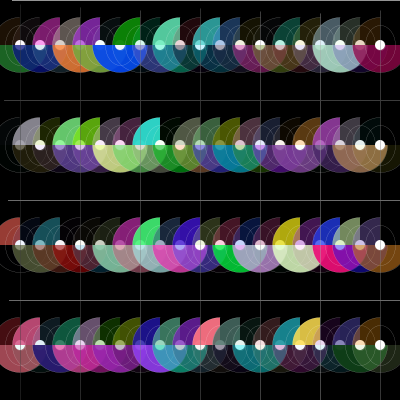
Frame 1 (no input)
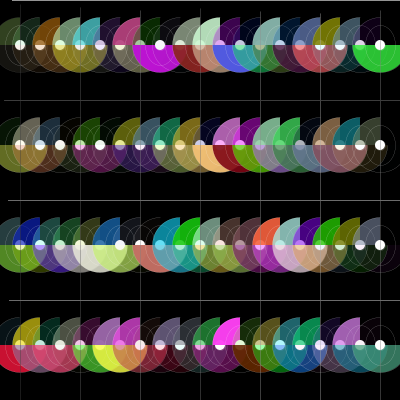
Frame 60 (the mouse pressed at the canvas centre just before this capture)
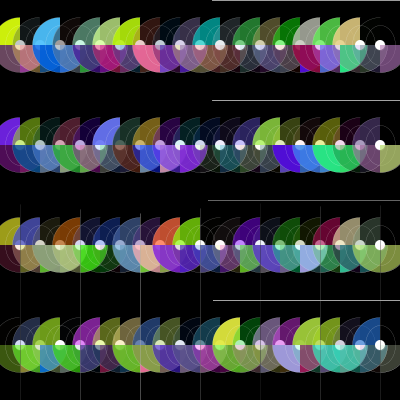
Frame 120 (the mouse held since frame 60 and released just before this capture)

The Processing sketch that drew these frames (run headless with seeded random() and noise(); from frame 60 on, the mouse is pressed at the canvas centre):

// Processing sketch: processing_25294
// ── processing_25294.pde

int rayon = 22;  //distance entre le point de départ d'un arc et son extrémité  

int sz = 55;  //définit la grosseur de l'arc  

float noiseScale=0.9;  

float r,g,b;  

float rrg,grg,brg;  

   

   

void setup(){  

  size(400, 400);  //définit la grosseur du canevas  

  smooth();  

  strokeWeight(0);  //définit la taille du trait  

  stroke(255);  //couleur du trait par défaut(blanc)  

  newColor();  

  frameRate(10);  

     

}  

   

   

   

void draw(){  

  background(0);  //couleur de l'arrière-plan  

     

     

  //////////////// ARCS DE COULEUR ///////////////////////  

   

  fill(random(255), random(255), random(255), random(255));  //couleur aléatoire  

    for ( int x = 20 ; x <400 ; x+=20 ) {  //première boucle (largeur: x)  

      for ( int y = 45 ; y <400 ; y+=100 ) {  //deuxième boucle (hauteur: y)  

       arc(x, y, sz, sz, 0, PI);  //arc en bas à droit  

  fill(random(255), random(255), random(255), random(255));  //couleur aléatoire  

       arc(x, y, sz, sz, PI, TWO_PI-PI/2);  //arc en haut à gauche  

    

    

    

   if ( random(100) < 2 ) {  //couleur aléatoire progressive  

     newColor();  

     }  

     r = ( rrg - r ) / 100 + r;  //paramètres pour le niveau de rouge  

     g = ( grg - g ) / 40 + g;  //paramètres pour le niveau de vert  

     b = ( brg - b ) / 80 + b;  //paramètres pour le niveau de bleu  

     fill(r,g,b);  //remplit le cercle d'une couleur, mode RGB  

     

     

     

  ////////////// CERCLE COMPLET, APPARAIT ///////////////  

     

 float distance = dist( mouseX , mouseY , x , y );  //calcule la distance en le centre de deux arcs et leur extrémité  

  if ( distance < rayon ) {  // la souris est alors par-dessus  

      ellipse(x, y, sz, sz);  //si la souris est par-dessus, un cercle de couleur apparait  

         

     } else {  

      noFill();  //sinon, le cercle est invisible  

  }   

  ellipseMode(RADIUS);  //le cercle est dessiné en fonction de la longueur de son rayon  

     noFill();  

     noStroke();  

     ellipse(x, y, rayon, rayon);  //dessine le cercle invisible, celui qui n'apparait que lorsque la souris est par-dessus  

     

     

     

     

  //////////////// OVALE + CERCLE CENTRAL ///////////////////  

     

  ellipseMode(CENTER);  //le cercle est dessiné en fonction de son centre  

     stroke(255);  

     ellipse(x, y, 30, 40);  //oval central, gros  

     fill(255);  //remplit en blanc  

     ellipse(x, y, 10, 10);  //cercle central, petit  

     

       

     

     

  /////////////// ARC QUI TOURNE AUTOUR DU POINT BLANC /////////////////  

     

  fill(random(255), random(255), random(255), random(255));  //couleur aléatoire  

    if ( mousePressed ) {  //lorsque l'on clique sur la souris, l'arc qui tourne s'active  

      pushMatrix();  

      translate(x, y);  //translation de l'arc qui tourne au pt (35, 35)  

      rotate(radians(frameCount * 3  % 360));  //avance de 3 à ch. frameCount, sur un angle de 360o  

        arc(0, 0, 55, 55, 0, PI/2);  //paramètres de l'arc qui tourne  

      popMatrix();  

    

     } else {  

      rotate(0);  //si on ne clique pas, l'arc ne tournera pas  

  }  

   

  }  

   

    }  

  /////////////// LIGNES VERTICALES //////////////////////  

    

  for(int x=20; x < width; x+=60) {    //Position x et limite des lignes verticales  

    for(int y=0; y < height/2; y+=50) {    //Position x et limite des lignes verticales  

     float noiseVal = noise((mouseX+x)*noiseScale,   

                            mouseY*noiseScale);  

     stroke(noiseVal*255);  

     line(x, mouseY+noiseVal*20, x, height);  

       

  }  

  }  

     

  //////////////// LIGNES HORIZONTALES /////////////////////  

    

  for(int y=0; y < height; y+=100) {     //Position y et limite des lignes horizontales  

    for(int x=0; x < width/2; x+=1) {     //Position y et limite des lignes horizontales  

     float noiseVal = noise((mouseY+y)*noiseScale,   

                            mouseX*noiseScale);  

     stroke(noiseVal*255);  

     line(mouseX+noiseVal*20, y, width, y);  

         

        

  }  

  }  

}  

   

  /////////////// RANGE DE COULEURS POUR CERCLE COMPLET //////////////////  

void newColor() {  

   rrg = random(256);  

   grg = random(256);  

   brg = random(256);  

}  

   

   

/*  

void mousePressed() {  

        println("Clique: x "+mouseX+" y "+mouseY);  

}  

*/ 
